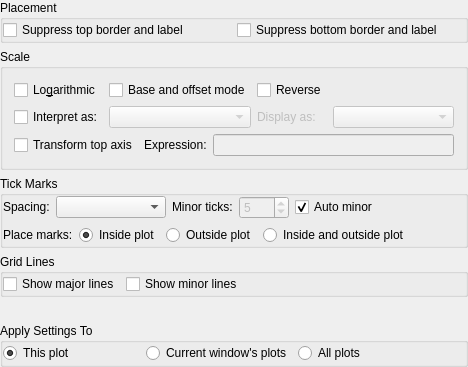
     <widget class="QWidget" name="tab" >
      <attribute name="title" >
       <string>X Axis</string>
      </attribute>
      <layout class="QGridLayout" >
       <property name="leftMargin" >
        <number>0</number>
       </property>
       <property name="topMargin" >
        <number>0</number>
       </property>
       <property name="rightMargin" >
        <number>0</number>
       </property>
       <property name="bottomMargin" >
        <number>0</number>
       </property>
       <item row="5" column="0" >
        <widget class="QGroupBox" name="buttonGroup3_2" >
         <property name="title" >
          <string>Apply Settings To</string>
         </property>
         <layout class="QHBoxLayout" >
          <property name="leftMargin" >
           <number>0</number>
          </property>
          <property name="topMargin" >
           <number>0</number>
          </property>
          <property name="rightMargin" >
           <number>0</number>
          </property>
          <property name="bottomMargin" >
           <number>0</number>
          </property>
          <item>
           <widget class="QRadioButton" name="XAxisThisPlot" >
            <property name="text" >
             <string>This plot</string>
            </property>
            <property name="shortcut" >
             <string/>
            </property>
            <property name="checked" >
             <bool>true</bool>
            </property>
           </widget>
          </item>
          <item>
           <widget class="QRadioButton" name="XAxisThisWindow" >
            <property name="text" >
             <string>Current window's plots</string>
            </property>
            <property name="shortcut" >
             <string/>
            </property>
           </widget>
          </item>
          <item>
           <widget class="QRadioButton" name="XAxisAll" >
            <property name="text" >
             <string>All plots</string>
            </property>
           </widget>
          </item>
          <item>
           <spacer>
            <property name="orientation" >
             <enum>Qt::Vertical</enum>
            </property>
            <property name="sizeType" >
             <enum>QSizePolicy::Expanding</enum>
            </property>
            <property name="sizeHint" >
             <size>
              <width>30</width>
              <height>21</height>
             </size>
            </property>
           </spacer>
          </item>
         </layout>
        </widget>
       </item>
       <item row="0" column="0" >
        <widget class="QGroupBox" name="buttonGroup16" >
         <property name="title" >
          <string>Placement</string>
         </property>
         <layout class="QGridLayout" >
          <property name="leftMargin" >
           <number>0</number>
          </property>
          <property name="topMargin" >
           <number>0</number>
          </property>
          <property name="rightMargin" >
           <number>0</number>
          </property>
          <property name="bottomMargin" >
           <number>0</number>
          </property>
          <item row="0" column="0" >
           <widget class="QCheckBox" name="_suppressTop" >
            <property name="text" >
             <string>Suppress top border and label</string>
            </property>
           </widget>
          </item>
          <item row="0" column="1" >
           <widget class="QCheckBox" name="_suppressBottom" >
            <property name="text" >
             <string>Suppress bottom border and label</string>
            </property>
           </widget>
          </item>
         </layout>
        </widget>
       </item>
       <item row="1" column="0" >
        <widget class="QGroupBox" name="ButtonGroup1_2" >
         <property name="sizePolicy" >
          <sizepolicy vsizetype="Fixed" hsizetype="Preferred" >
           <horstretch>0</horstretch>
           <verstretch>0</verstretch>
          </sizepolicy>
         </property>
         <property name="title" >
          <string>Scale</string>
         </property>
         <layout class="QGridLayout" >
          <property name="leftMargin" >
           <number>11</number>
          </property>
          <property name="topMargin" >
           <number>11</number>
          </property>
          <property name="rightMargin" >
           <number>11</number>
          </property>
          <property name="bottomMargin" >
           <number>11</number>
          </property>
          <property name="horizontalSpacing" >
           <number>6</number>
          </property>
          <property name="verticalSpacing" >
           <number>6</number>
          </property>
          <item row="1" column="0" >
           <widget class="QCheckBox" name="_checkBoxXInterpret" >
            <property name="text" >
             <string>Interpret as:</string>
            </property>
           </widget>
          </item>
          <item row="1" column="1" colspan="4" >
           <widget class="QComboBox" name="_comboBoxXInterpret" >
            <property name="enabled" >
             <bool>false</bool>
            </property>
           </widget>
          </item>
          <item row="1" column="5" colspan="2" >
           <widget class="QLabel" name="_textLabelXDisplayAs" >
            <property name="enabled" >
             <bool>false</bool>
            </property>
            <property name="text" >
             <string>Display as:</string>
            </property>
            <property name="wordWrap" >
             <bool>false</bool>
            </property>
            <property name="buddy" >
             <cstring>_comboBoxXDisplay</cstring>
            </property>
           </widget>
          </item>
          <item row="1" column="7" >
           <widget class="QComboBox" name="_comboBoxXDisplay" >
            <property name="enabled" >
             <bool>false</bool>
            </property>
            <property name="sizePolicy" >
             <sizepolicy vsizetype="Fixed" hsizetype="MinimumExpanding" >
              <horstretch>0</horstretch>
              <verstretch>0</verstretch>
             </sizepolicy>
            </property>
           </widget>
          </item>
          <item row="3" column="0" colspan="2" >
           <widget class="QCheckBox" name="_xTransformTop" >
            <property name="text" >
             <string>Transform top axis</string>
            </property>
           </widget>
          </item>
          <item row="3" column="2" >
           <widget class="QLabel" name="textLabel2_5" >
            <property name="text" >
             <string>Expression:</string>
            </property>
            <property name="wordWrap" >
             <bool>false</bool>
            </property>
            <property name="buddy" >
             <cstring>_xTransformTopExp</cstring>
            </property>
           </widget>
          </item>
          <item row="3" column="3" colspan="5" >
           <widget class="QLineEdit" name="_xTransformTopExp" >
            <property name="enabled" >
             <bool>false</bool>
            </property>
           </widget>
          </item>
          <item row="0" column="1" colspan="4" >
           <widget class="QCheckBox" name="_checkBoxXOffsetMode" >
            <property name="text" >
             <string>Base and offset mode</string>
            </property>
           </widget>
          </item>
          <item row="0" column="0" >
           <widget class="QCheckBox" name="XIsLog" >
            <property name="sizePolicy" >
             <sizepolicy vsizetype="Fixed" hsizetype="Fixed" >
              <horstretch>0</horstretch>
              <verstretch>0</verstretch>
             </sizepolicy>
            </property>
            <property name="text" >
             <string>Lo&amp;garithmic</string>
            </property>
           </widget>
          </item>
          <item row="0" column="5" colspan="2" >
           <widget class="QCheckBox" name="_xReversed" >
            <property name="text" >
             <string>Reverse</string>
            </property>
           </widget>
          </item>
          <item row="0" column="7" >
           <spacer>
            <property name="orientation" >
             <enum>Qt::Vertical</enum>
            </property>
            <property name="sizeType" >
             <enum>QSizePolicy::Expanding</enum>
            </property>
            <property name="sizeHint" >
             <size>
              <width>100</width>
              <height>20</height>
             </size>
            </property>
           </spacer>
          </item>
         </layout>
        </widget>
       </item>
       <item row="2" column="0" >
        <widget class="QGroupBox" name="groupBox5_2" >
         <property name="title" >
          <string>Tick Marks</string>
         </property>
         <layout class="QGridLayout" >
          <property name="leftMargin" >
           <number>0</number>
          </property>
          <property name="topMargin" >
           <number>0</number>
          </property>
          <property name="rightMargin" >
           <number>0</number>
          </property>
          <property name="bottomMargin" >
           <number>0</number>
          </property>
          <item row="0" column="0" >
           <widget class="QLabel" name="textLabel4_2" >
            <property name="sizePolicy" >
             <sizepolicy vsizetype="Fixed" hsizetype="Fixed" >
              <horstretch>0</horstretch>
              <verstretch>0</verstretch>
             </sizepolicy>
            </property>
            <property name="text" >
             <string>Spacing:</string>
            </property>
            <property name="wordWrap" >
             <bool>false</bool>
            </property>
            <property name="buddy" >
             <cstring>_xMajorTickSpacing</cstring>
            </property>
           </widget>
          </item>
          <item row="0" column="1" colspan="3" >
           <widget class="QComboBox" name="_xMajorTickSpacing" />
          </item>
          <item row="0" column="4" >
           <widget class="QLabel" name="textLabel3_2" >
            <property name="sizePolicy" >
             <sizepolicy vsizetype="Fixed" hsizetype="Fixed" >
              <horstretch>0</horstretch>
              <verstretch>0</verstretch>
             </sizepolicy>
            </property>
            <property name="text" >
             <string>Minor ticks:</string>
            </property>
            <property name="wordWrap" >
             <bool>false</bool>
            </property>
            <property name="buddy" >
             <cstring>_xMinorTicks</cstring>
            </property>
           </widget>
          </item>
          <item row="0" column="5" colspan="2" >
           <widget class="QSpinBox" name="_xMinorTicks" >
            <property name="enabled" >
             <bool>false</bool>
            </property>
            <property name="maximum" >
             <number>50</number>
            </property>
            <property name="value" >
             <number>5</number>
            </property>
           </widget>
          </item>
          <item row="0" column="7" >
           <widget class="QCheckBox" name="_xMinorTicksAuto" >
            <property name="sizePolicy" >
             <sizepolicy vsizetype="Fixed" hsizetype="Fixed" >
              <horstretch>0</horstretch>
              <verstretch>0</verstretch>
             </sizepolicy>
            </property>
            <property name="text" >
             <string>Auto minor</string>
            </property>
            <property name="checked" >
             <bool>true</bool>
            </property>
           </widget>
          </item>
          <item row="0" column="8" colspan="2" >
           <spacer>
            <property name="orientation" >
             <enum>Qt::Vertical</enum>
            </property>
            <property name="sizeType" >
             <enum>QSizePolicy::Expanding</enum>
            </property>
            <property name="sizeHint" >
             <size>
              <width>70</width>
              <height>20</height>
             </size>
            </property>
           </spacer>
          </item>
          <item row="1" column="0" colspan="2" >
           <widget class="QLabel" name="textLabel1_6" >
            <property name="text" >
             <string>Place marks:</string>
            </property>
            <property name="wordWrap" >
             <bool>false</bool>
            </property>
           </widget>
          </item>
          <item row="1" column="2" >
           <widget class="QRadioButton" name="_xMarksInsidePlot" >
            <property name="text" >
             <string>Inside plot</string>
            </property>
            <property name="checked" >
             <bool>true</bool>
            </property>
           </widget>
          </item>
          <item row="1" column="3" colspan="3" >
           <widget class="QRadioButton" name="_xMarksOutsidePlot" >
            <property name="text" >
             <string>Outside plot</string>
            </property>
           </widget>
          </item>
          <item row="1" column="6" colspan="3" >
           <widget class="QRadioButton" name="_xMarksInsideAndOutsidePlot" >
            <property name="text" >
             <string>Inside and outside plot</string>
            </property>
           </widget>
          </item>
          <item row="1" column="9" >
           <spacer>
            <property name="orientation" >
             <enum>Qt::Vertical</enum>
            </property>
            <property name="sizeType" >
             <enum>QSizePolicy::Expanding</enum>
            </property>
            <property name="sizeHint" >
             <size>
              <width>50</width>
              <height>20</height>
             </size>
            </property>
           </spacer>
          </item>
         </layout>
        </widget>
       </item>
       <item row="3" column="0" >
        <widget class="QGroupBox" name="buttonGroup6" >
         <property name="title" >
          <string>Grid Lines</string>
         </property>
         <layout class="QGridLayout" >
          <property name="leftMargin" >
           <number>0</number>
          </property>
          <property name="topMargin" >
           <number>0</number>
          </property>
          <property name="rightMargin" >
           <number>0</number>
          </property>
          <property name="bottomMargin" >
           <number>0</number>
          </property>
          <item row="0" column="2" >
           <spacer>
            <property name="orientation" >
             <enum>Qt::Horizontal</enum>
            </property>
            <property name="sizeType" >
             <enum>QSizePolicy::Expanding</enum>
            </property>
            <property name="sizeHint" >
             <size>
              <width>20</width>
              <height>20</height>
             </size>
            </property>
           </spacer>
          </item>
          <item row="0" column="1" >
           <widget class="QCheckBox" name="_xMinorGrid" >
            <property name="sizePolicy" >
             <sizepolicy vsizetype="Fixed" hsizetype="Fixed" >
              <horstretch>0</horstretch>
              <verstretch>0</verstretch>
             </sizepolicy>
            </property>
            <property name="text" >
             <string>Show minor lines</string>
            </property>
           </widget>
          </item>
          <item row="0" column="0" >
           <widget class="QCheckBox" name="_xMajorGrid" >
            <property name="sizePolicy" >
             <sizepolicy vsizetype="Fixed" hsizetype="Fixed" >
              <horstretch>0</horstretch>
              <verstretch>0</verstretch>
             </sizepolicy>
            </property>
            <property name="text" >
             <string>Show major lines</string>
            </property>
           </widget>
          </item>
         </layout>
        </widget>
       </item>
       <item row="4" column="0" >
        <spacer>
         <property name="orientation" >
          <enum>Qt::Vertical</enum>
         </property>
         <property name="sizeType" >
          <enum>QSizePolicy::Expanding</enum>
         </property>
         <property name="sizeHint" >
          <size>
           <width>21</width>
           <height>20</height>
          </size>
         </property>
        </spacer>
       </item>
      </layout>
     </widget>
